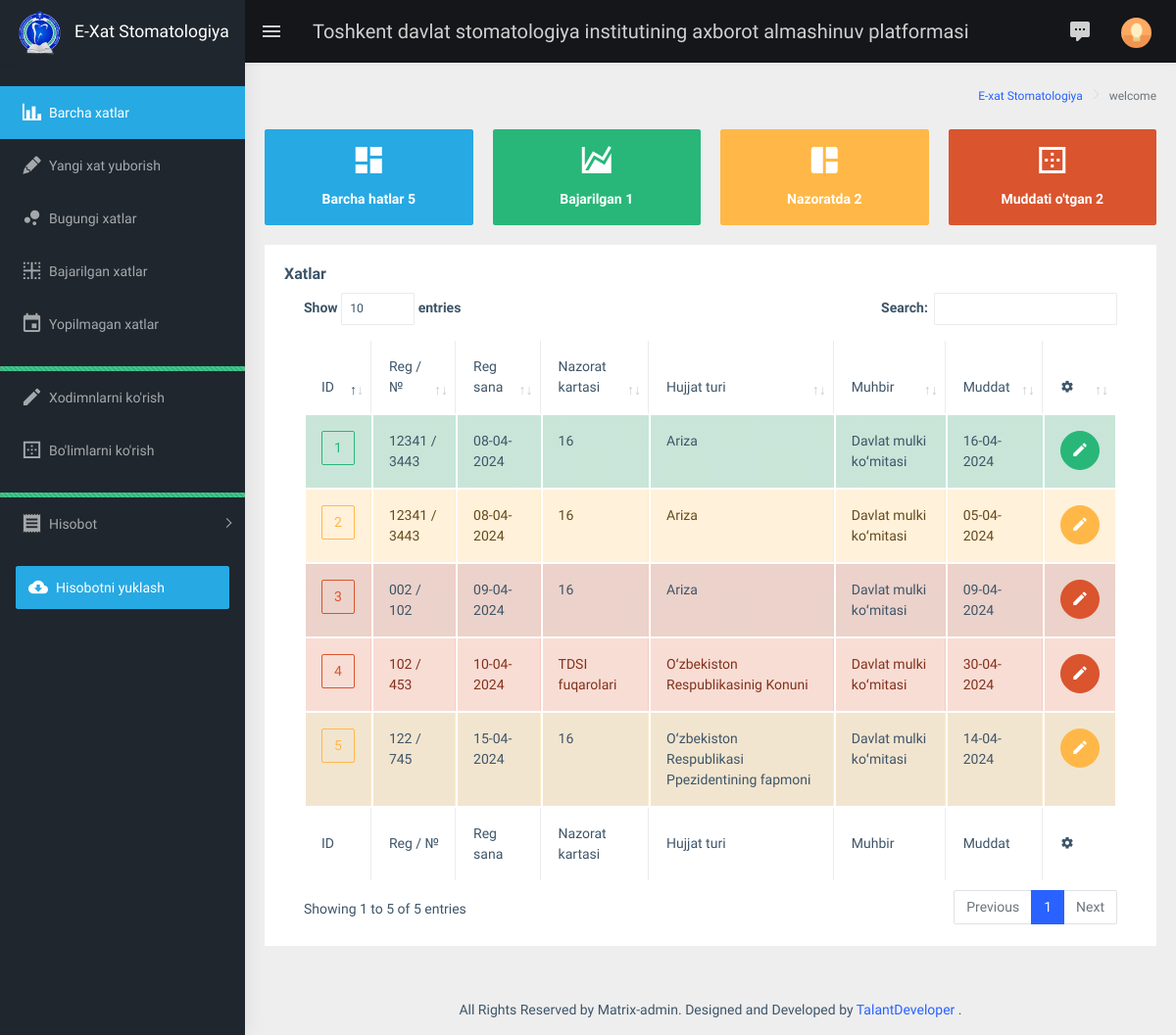
/welcome/ (signed in), run on the app's committed database.
### main/models.py (models this page shows, shortened)
class Manager(models.Model):
    centers = models.ManyToManyField(Center, verbose_name="Markazlar")
    letter = models.ForeignKey(Letter, on_delete=models.SET_NULL, null=True, verbose_name="Xat")
    check_file = models.ForeignKey(CheckFile, on_delete=models.SET_NULL, null=True, verbose_name="So'rov file")
    control_file = models.ForeignKey(ControlFile, on_delete=models.SET_NULL, null=True, blank=True, verbose_name="Javob file")
    lifetime = models.DateField(verbose_name="Muddat")
    control = models.BooleanField(default=False, verbose_name="Tasdiqlash")
    @property
    def time_off(self):
        if not self.control_file and self.lifetime < datetime.now().date():
            return True
        else:
            return False
    @property
    def check_control(self):
        if self.control:
            return True
        else:
            return False
    @property
    def controlled(self):
        if not self.control and self.control_file:
            return True
        else:
            return False

class Letter(models.Model):
    control_card = models.ForeignKey(ControlCard, on_delete=models.SET_NULL, null=True, verbose_name="Nazorat Kartasi")
    group = models.ForeignKey(Group, on_delete=models.SET_NULL, null=True, verbose_name="Guruh")
    reporter = models.ForeignKey(Reporter, on_delete=models.SET_NULL, null=True, verbose_name="Muxbir")
    document_type = models.ForeignKey(DocumentType, on_delete=models.SET_NULL, null=True, verbose_name="Hujjat turi")
    registration_date = models.DateField(verbose_name="Ro'yhatga olingan sana")
    registration_number = models.CharField(max_length=150, verbose_name="Ro'yhatga olingan raqam")
    document_number = models.CharField(max_length=150, verbose_name="Hujjat raqami")
    document_date = models.DateField(verbose_name="Hujjat sanasi")
    summary = models.TextField(verbose_name="Xulosa", null=True, blank=True)
    control = models.BooleanField(default=False, verbose_name="Boshqaruv")
    resolution = models.TextField(verbose_name="Rezolutsiya", null=True, blank=True)
    auth_resolution = models.ForeignKey(AuthorResolution, on_delete=models.SET_NULL, null=True,
                                        verbose_name="Qaror muallifi")
    type_solution = models.ForeignKey(TypeSolution, on_delete=models.SET_NULL, null=True, verbose_name="Yechim turi")
    create_at = models.DateTimeField(auto_now_add=True, verbose_name="Yaratilgan vaqt")
    update_at = models.DateTimeField(auto_now=True, verbose_name="O'zgartirilgan vaqt")

class ControlCard(models.Model):  # Тип РКК
    name = models.CharField(max_length=256, verbose_name="Nazorat kartasi turi")
    create_at = models.DateTimeField(auto_now_add=True, verbose_name="Yaratilgan vaqt")
    update_at = models.DateTimeField(auto_now=True, verbose_name="O'zgartirilgan vaqt")
    def __str__(self):
        return f"{self.name}"

class DocumentType(models.Model):  # Тип документа Hujjat turi
    name = models.CharField(max_length=255, verbose_name="Hujjat turi")
    create_at = models.DateTimeField(auto_now_add=True, verbose_name="Yaratilgan vaqt")
    update_at = models.DateTimeField(auto_now=True, verbose_name="O'zgartirilgan vaqt")
    def __str__(self):
        return f"{self.name}"

class Reporter(models.Model):  # Корреспондент Muhbir
    name = models.CharField(max_length=255, verbose_name="Muhbir")
    create_at = models.DateTimeField(auto_now_add=True, verbose_name="Yaratilgan vaqt")
    update_at = models.DateTimeField(auto_now=True, verbose_name="O'zgartirilgan vaqt")
    def __str__(self):
        return f"{self.name}"

### main/views.py (the view)
# urls.py: path('welcome/', views.welcome, name='welcome'),
@login_required
def welcome(request):
    content = content_need(request)
    return render(request, 'main/welcome.html', context=content)

### main/models.py (called while the page is built)
    def __str__(self):
        return f"{self.name}"

    def user_is_status(self):
        return self.user.is_superuser

### templates/main/welcome.html (shortened to what this page needs)
{% extends 'base.html' %}
{% block content %}
    <div class="page-wrapper">
        <div class="page-breadcrumb">
            <div class="row">
                <div class="col-12 d-flex no-block align-items-center">
                    <div class="ms-auto text-end">
                        <nav aria-label="breadcrumb">
                            <ol class="breadcrumb">
                                <li class="breadcrumb-item">
                                    <a href="{% url 'main:welcome' %}">
                                        E-xat Stomatologiya
                                    </a>
                                </li>
                                <li class="breadcrumb-item active" aria-current="page">
                                    welcome
                                </li>
                            </ol>
                        </nav>
                    </div>
                </div>
            </div>
        </div>
        <div class="container-fluid">
            <div class="row">
                <div class="col-md-6 col-lg-3 col-xlg-3">
                    <div class="card card-hover">
                        <div class="box bg-cyan text-center">
                            <h1 class="font-light text-white">
                                <i class="mdi mdi-view-dashboard"></i>
                            </h1>
                            <h6 class="text-white">Barcha hatlar {{ jami }}</h6>
                        </div>
                    </div>
                </div>
                <div class="col-md-6 col-lg-3 col-xlg-3">
                    <div class="card card-hover">
                        <div class="box bg-success text-center">
                            <h1 class="font-light text-white">
                                <i class="mdi mdi-chart-areaspline"></i>
                            </h1>
                            <h6 class="text-white">Bajarilgan {{ bajarilgan }}</h6>
                        </div>
                    </div>
                </div>
                <div class="col-md-6 col-lg-3 col-xlg-3">
                    <div class="card card-hover">
                        <div class="box bg-warning text-center">
                            <h1 class="font-light text-white">
                                <i class="mdi mdi-collage"></i>
                            </h1>
                            <h6 class="text-white">Nazoratda {{ nazoratda }}</h6>
                        </div>
                    </div>
                </div>
                <div class="col-md-6 col-lg-3 col-xlg-3">
                    <div class="card card-hover">
                        <div class="box bg-danger text-center">
                            <h1 class="font-light text-white">
                                <i class="mdi mdi-border-outside"></i>
                            </h1>
                            <h6 class="text-white">Muddati o'tgan {{ muddati_utgan }}</h6>
                        </div>
                    </div>
                </div>
            </div>
            <div class="row">
                <div class="col-12">
                    <div class="card">
                        <div class="card-body">
                            <h5 class="card-title">Xatlar</h5>
                            <div class="table-responsive">
                                <table id="zero_config" class="table table-striped table-bordered">
                                    <thead>
                                    <tr>
                                        <th>ID</th>
                                        <th>Reg / №</th>
                                        <th>Reg sana</th>
                                        <th>Nazorat kartasi</th>
                                        <th>Hujjat turi</th>
                                        <th>Muhbir</th>
                                        <th>Muddat</th>
                                        <th><i class="mdi mdi-settings fs-8"></i></th>
                                    </tr>
                                    </thead>
                                    <tbody>
                                    {% for manager in managers %}
                                        {% if manager.check_control %}
                                            <tr class="alert alert-success">
                                                <td>
                                                    <a href="{% url 'main:manager-view' manager.id %}">
                                                    <span class="btn btn-outline-success d-flex align-items-center justify-content-center ">
                                                        {{ manager.id }}
                                                    </span>
                                                    </a>
                                                </td>
                                                <td>{{ manager.letter.registration_number }}
                                                    / {{ manager.letter.document_number }}</td>
                                                <td>{{ manager.letter.registration_date|date:'d-m-Y' }}</td>
                                                <td>{{ manager.letter.control_card }}</td>
                                                <td>{{ manager.letter.document_type }}</td>
                                                <td>{{ manager.letter.reporter }}</td>
                                                <td>{{ manager.lifetime|date:'d-m-Y' }}
                                                </td>
                                                <td>
                                                    <a href="{% url 'main:welcome' %}">
                                                    <span class="btn btn-success btn-circle d-flex align-items-center justify-content-center ">
                                                        <i class="mdi mdi-pencil text-white fs-4"></i>
                                                    </span>
                                                    </a>
                                                </td>
                                            </tr>
                                        {% elif manager.time_off %}
                                            <tr class="alert alert-danger">
                                                <td>
                                                    <a href="{% url 'main:manager-view' manager.id %}">
                                                    <span class="btn btn-outline-danger d-flex align-items-center justify-content-center ">
                                                        {{ manager.id }}
                                                    </span>
                                                    </a>
                                                </td>
                                                <td>{{ manager.letter.registration_number }}
                                                    / {{ manager.letter.document_number }}</td>
                                                <td>{{ manager.letter.registration_date|date:'d-m-Y' }}</td>
                                                <td>{{ manager.letter.control_card }}</td>
                                                <td>{{ manager.letter.document_type }}</td>
                                                <td>{{ manager.letter.reporter }}</td>
                                                <td>{{ manager.lifetime|date:'d-m-Y' }}
                                                </td>
                                                <td>
                                                    <a href="{% url 'main:manager-view' manager.id %}">
                                                    <span class="btn btn-danger btn-circle d-flex align-items-center justify-content-center ">
                                                        <i class="mdi mdi-pencil text-white fs-4"></i>
                                                    </span>
                                                    </a>
                                                </td>
                                            </tr>
                                        {% elif manager.controlled %}
                                            <tr class="alert alert-warning">
                                                <td>
                                                    <a href="{% url 'main:manager-view' manager.id %}">
                                                    <span class="btn btn-outline-warning d-flex align-items-center justify-content-center ">
                                                        {{ manager.id }}
                                                    </span>
                                                    </a>
                                                </td>
                                                <td>{{ manager.letter.registration_number }}
                                                    / {{ manager.letter.document_number }}</td>
                                                <td>{{ manager.letter.registration_date|date:'d-m-Y' }}</td>
                                                <td>{{ manager.letter.control_card }}</td>
                                                <td>{{ manager.letter.document_type }}</td>
                                                <td>{{ manager.letter.reporter }}</td>
                                                <td>{{ manager.lifetime|date:'d-m-Y' }}
                                                </td>
                                                <td>
                                                    <a href="{% url 'main:manager-view' manager.id %}">
                                                    <span class="btn btn-warning btn-circle d-flex align-items-center justify-content-center ">
                                                        <i class="mdi mdi-pencil text-white fs-4"></i>
                                                    </span>
                                                    </a>
                                                </td>
                                            </tr>
                                        {% endif %}
                                    {% empty %}
                                        <td valign="top" colspan="8" class="dataTables_empty">
                                            Jadvalda ma'lumotlar mavjud emas
                                        </td>
                                    {% endfor %}
                                    </tbody>
                                    <tfoot>
                                    <tr>
                                        <th>ID</th>
                                        <th>Reg / №</th>
                                        <th>Reg sana</th>
                                        <th>Nazorat kartasi</th>
                                        <th>Hujjat turi</th>
                                        <th>Muhbir</th>
                                        <th>Muddat</th>
                                        <th><i class="mdi mdi-settings fs-8"></i></th>
                                    </tr>
                                    </tfoot>
                                </table>
                            </div>
                        </div>
                    </div>
                </div>
            </div>
        </div>
        <footer class="footer text-center">
            All Rights Reserved by Matrix-admin. Designed and Developed by
            <a href="https://www.wrappixel.com">
                TalantDeveloper
            </a>.
        </footer>
    </div>
{% endblock %}

### data on the page
Manager: id "1", letter.registration_number "12341", letter.document_number "3443", letter.registration_date "08-04-2024", letter.control_card "16", letter.document_type "Ariza", letter.reporter "Davlat mulki koʻmitasi", lifetime "16-04-2024"
Manager: id "2", letter.registration_number "12341", letter.document_number "3443", letter.registration_date "08-04-2024", letter.control_card "16", letter.document_type "Ariza", letter.reporter "Davlat mulki koʻmitasi", lifetime "05-04-2024"
Manager: id "3", letter.registration_number "002", letter.document_number "102", letter.registration_date "09-04-2024", letter.control_card "16", letter.document_type "Ariza", letter.reporter "Davlat mulki koʻmitasi", lifetime "09-04-2024"
Manager: id "4", letter.registration_number "102", letter.document_number "453", letter.registration_date "10-04-2024", letter.control_card "TDSI fuqarolari", letter.document_type "Oʻzbekiston Respublikasinig Konuni", letter.reporter "Davlat mulki koʻmitasi", lifetime "30-04-2024"
Manager: id "5", letter.registration_number "122", letter.document_number "745", letter.registration_date "15-04-2024", letter.control_card "16", letter.document_type "Oʻzbekiston Respublikasi Ppezidentining fapmoni", letter.reporter "Davlat mulki koʻmitasi", lifetime "14-04-2024"

### other printed values
{{ jami }} "5"
{{ bajarilgan }} "1"
{{ nazoratda }} "2"
{{ muddati_utgan }} "2"
